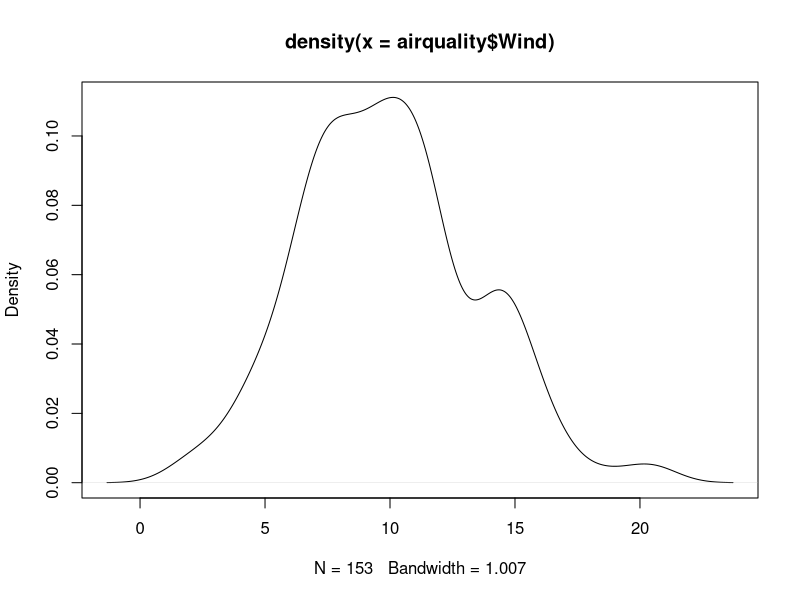
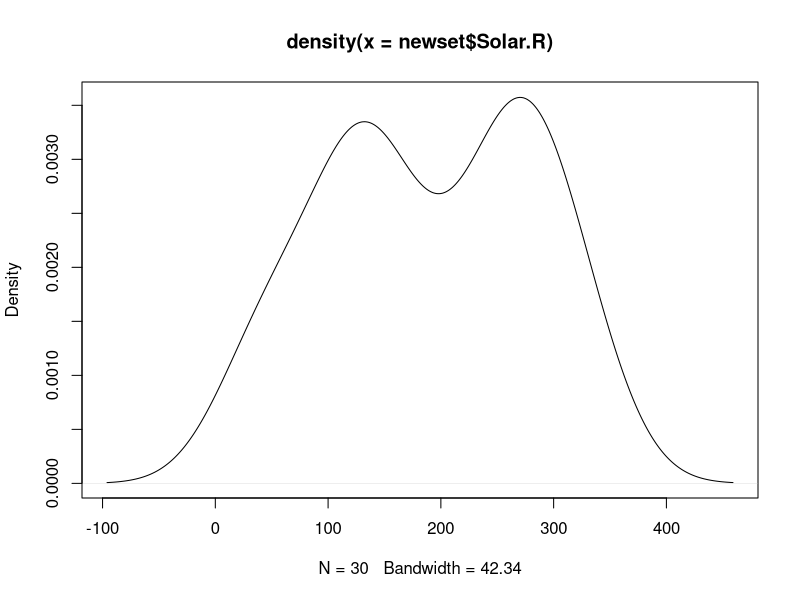
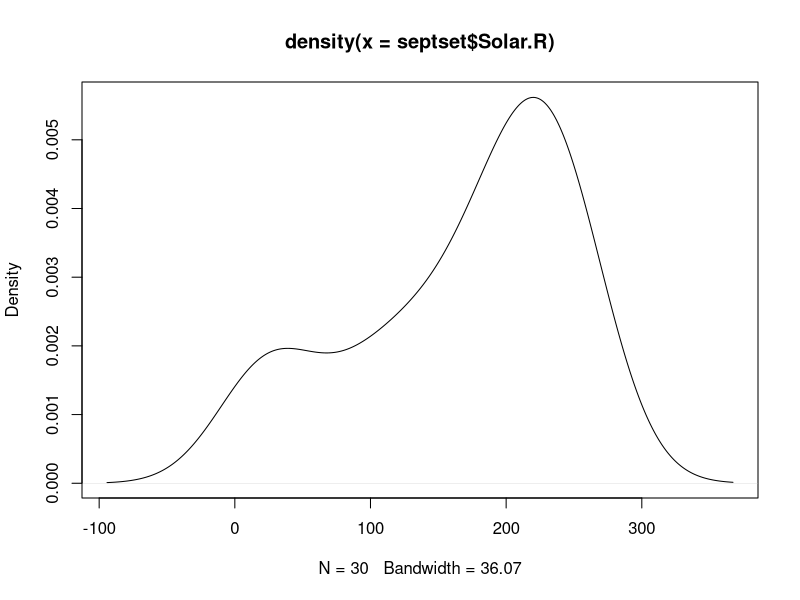
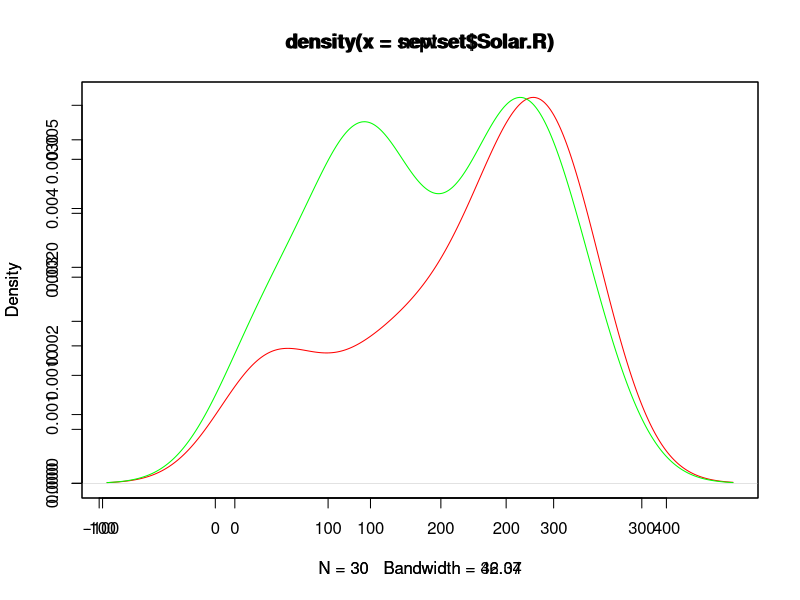

Here is the R script that generated these plots, in order:
############APSTA GE 2352 Homework 1#########
#######Junyan Yao (N19596716)###############

library(datasets)
airquality

#####Question a
plot(density(airquality$Wind))
# The plot looks like normal distribution with mean at around 10; seems a little bit positive skewed;

####Question b
newset <- subset(airquality, airquality$Month==6)
plot(density(newset$Solar.R))
 
####Question c
septset <- subset(airquality,airquality$Month==9)
plot(density(septset$Solar.R))

#compare and contrast two plots (Green line is for June; Red line is for September)
plot(density(septset$Solar.R), col="red")
par(new=TRUE)
plot(density(newset$Solar.R), col="green") 
#June and September data for Solar have different shapes. Overall, they are like normal distribution, they both have two pikes, but June's pikes are more centered. 

####Question d
  mean(airquality$Ozone)
  mean(airquality$Solar.R)
#both return to NA, which means they cannot be calculated
    
####Question e
mean(airquality$Ozone,na.rm=TRUE)
mean(airquality$Solar.R,na.rm=TRUE)
#using na.rm is to drop the missing value when calculating mean**

    